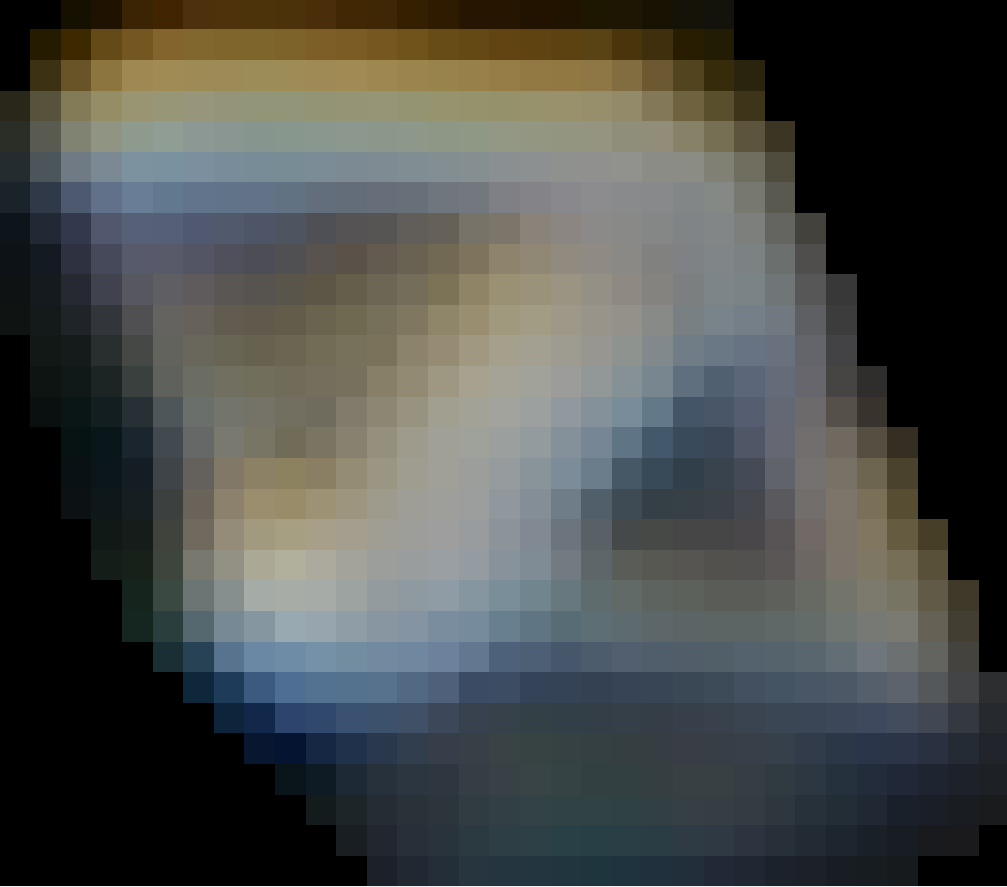
#> input picture color_detect/dst_2BIG.JPG, 1007 x 887 px, found by its file name
$ python color_detect_HSV.py
#> lines starting #> are read from the running program, lines starting #| are printed output that depends on the picture
import pandas as pd
import math
import cv2
import numpy as np
from matplotlib import pyplot as plt
import matplotlib.pyplot as plt


img = cv2.imread('D:/css/color_detect/dst_2BIG.jpg')
#> img is the input picture: shape (887, 1007, 3); mean B, G, R 73, 76, 73.5
img_bgr = img
img_b = img_bgr[..., 0]
img_g = img_bgr[..., 1]
img_r = img_bgr[..., 2]

img_r, img_g, img_b = img_r/255.0, img_g/255.0, img_b/255.0

[rows, cols] = img_r.shape
#> rows = 887; cols = 1007
mx = np.mat(np.zeros((rows,cols)))
mn = np.mat(np.zeros((rows,cols)))
df = np.mat(np.zeros((rows,cols)))
h = np.mat(np.zeros((rows,cols)))
s = np.mat(np.zeros((rows,cols)))
v = np.mat(np.zeros((rows,cols)))

for i in range(rows):
    for j in range(cols):
        mx[i,j] = max(img_r[i,j], img_g[i,j], img_b[i,j])
        mn[i,j] = min(img_r[i,j], img_g[i,j], img_b[i,j])
        df[i,j] = mx[i,j] - mn[i,j]
        if mx[i,j] == mn[i,j] :
            h[i,j]  = 0
        elif mx[i,j]  == img_r[i,j] and img_g[i,j] >= img_b[i,j]:
            h[i,j]  = (60 * ((img_g[i,j]-img_b[i,j])/df[i,j]) + 0) % 360
        elif mx[i,j]  == img_r[i,j] and img_g[i,j] < img_b[i,j]:
            h[i,j]  = (60 * ((img_g[i,j]-img_b[i,j])/df[i,j]) + 360) % 360
        elif mx[i,j] == img_g[i,j]:
            h[i,j] = (60 * ((img_b[i,j]-img_r[i,j])/df[i,j]) + 120) % 360
        elif mx[i,j] == img_b[i,j]:
            h[i,j] = (60 * ((img_r[i,j]-img_g[i,j])/df[i,j]) + 240) % 360
        if mx[i,j] == 0:
            s[i,j] = 0
        else:
            s[i,j] = df[i,j]/mx[i,j]
            v[i,j] = mx[i,j]
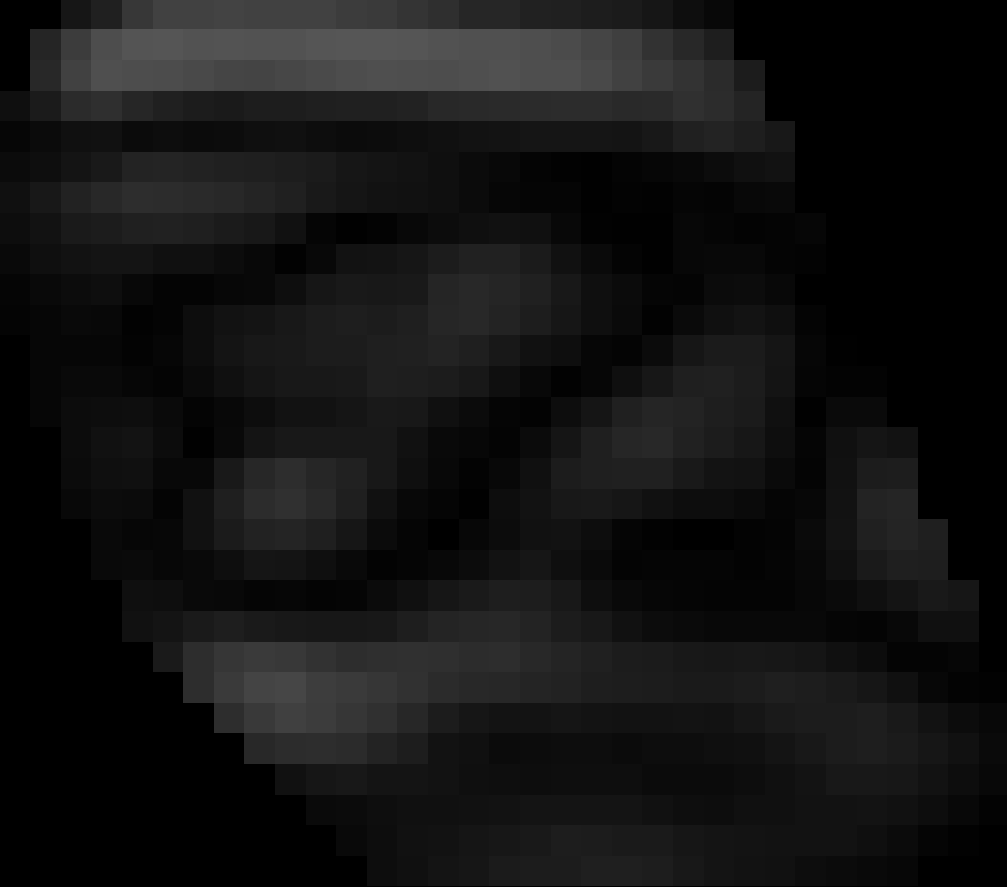
#> df: shape (887, 1007) float64; min 0, max 0.337, mean 0.0734
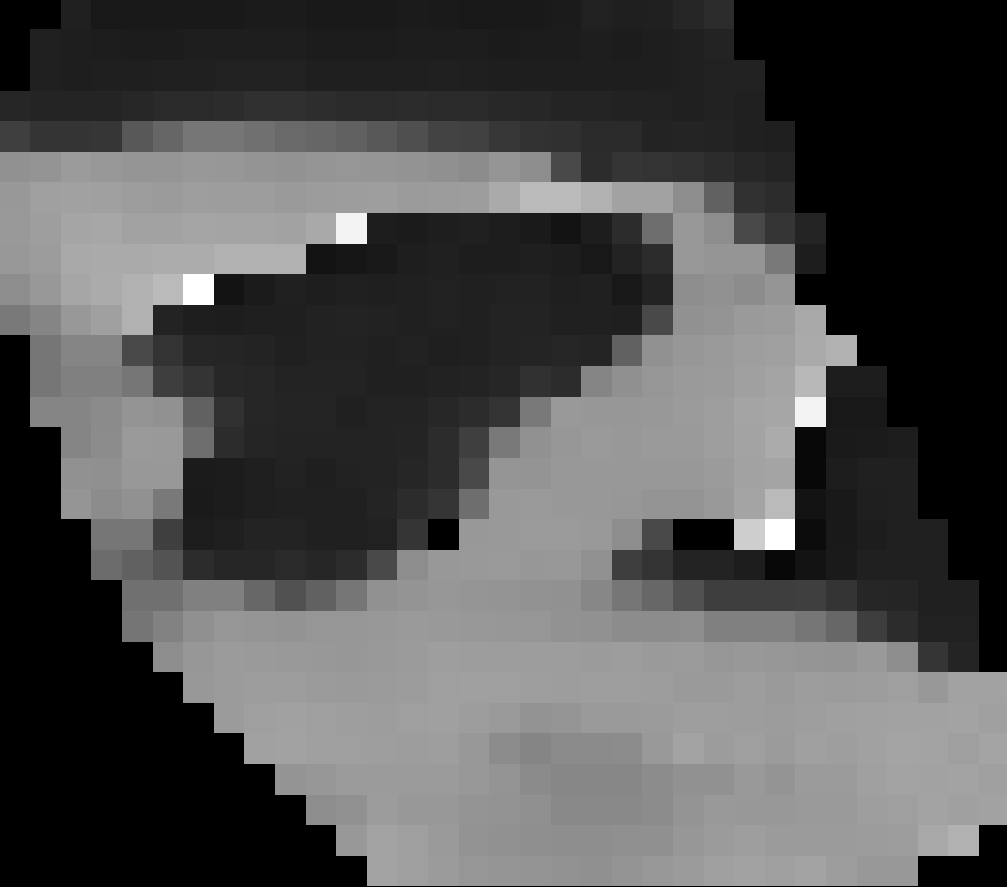
#> h: shape (887, 1007) float64; min 0, max 345, mean 109; drawn with min black and max white
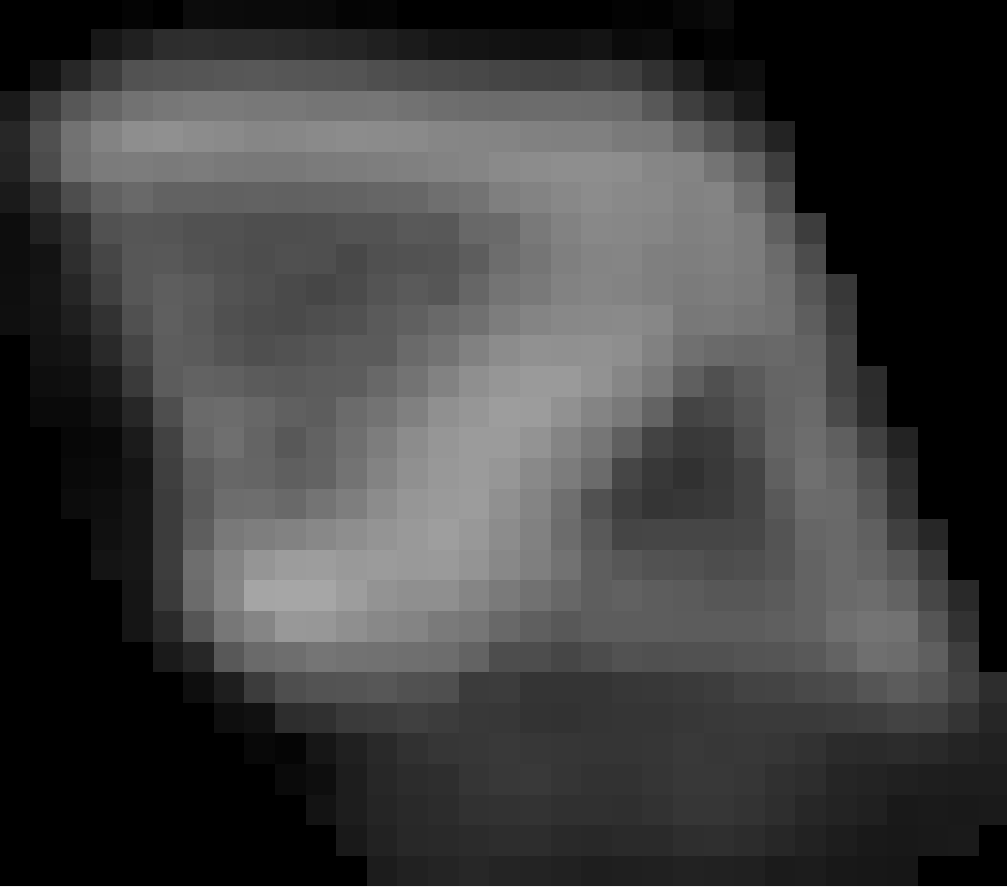
#> mn: shape (887, 1007) float64; min 0, max 0.941, mean 0.251
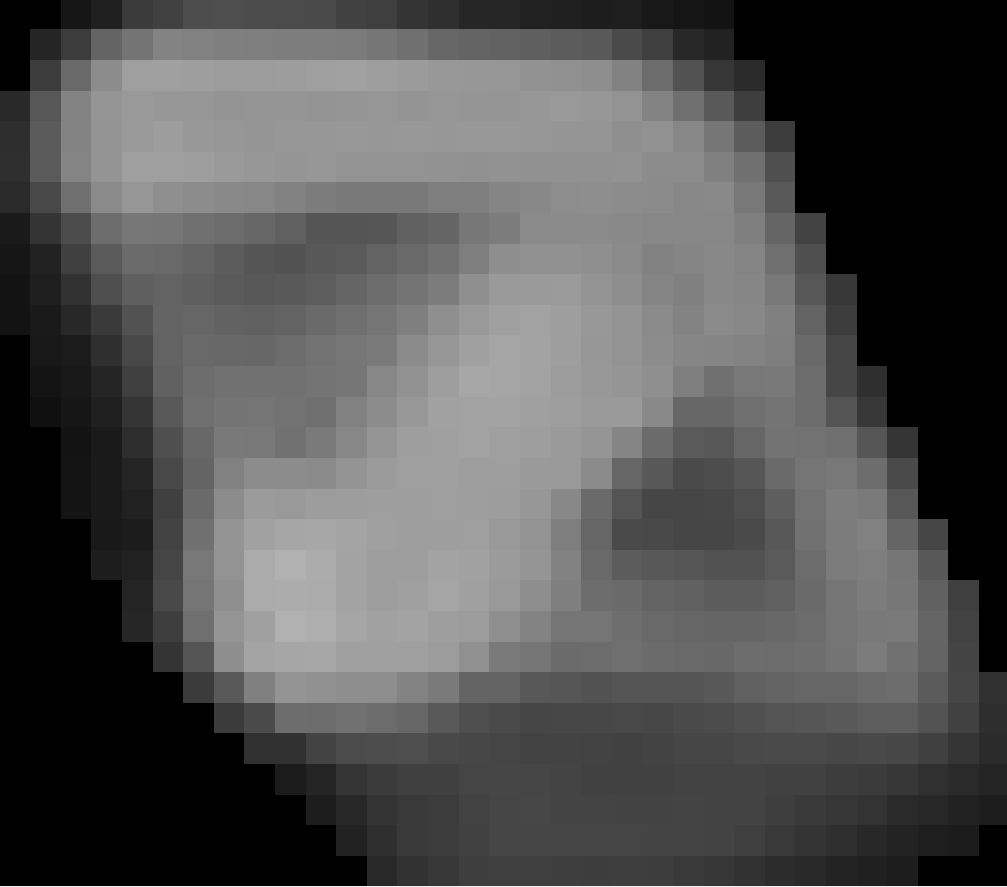
#> mx: shape (887, 1007) float64; min 0, max 0.941, mean 0.324
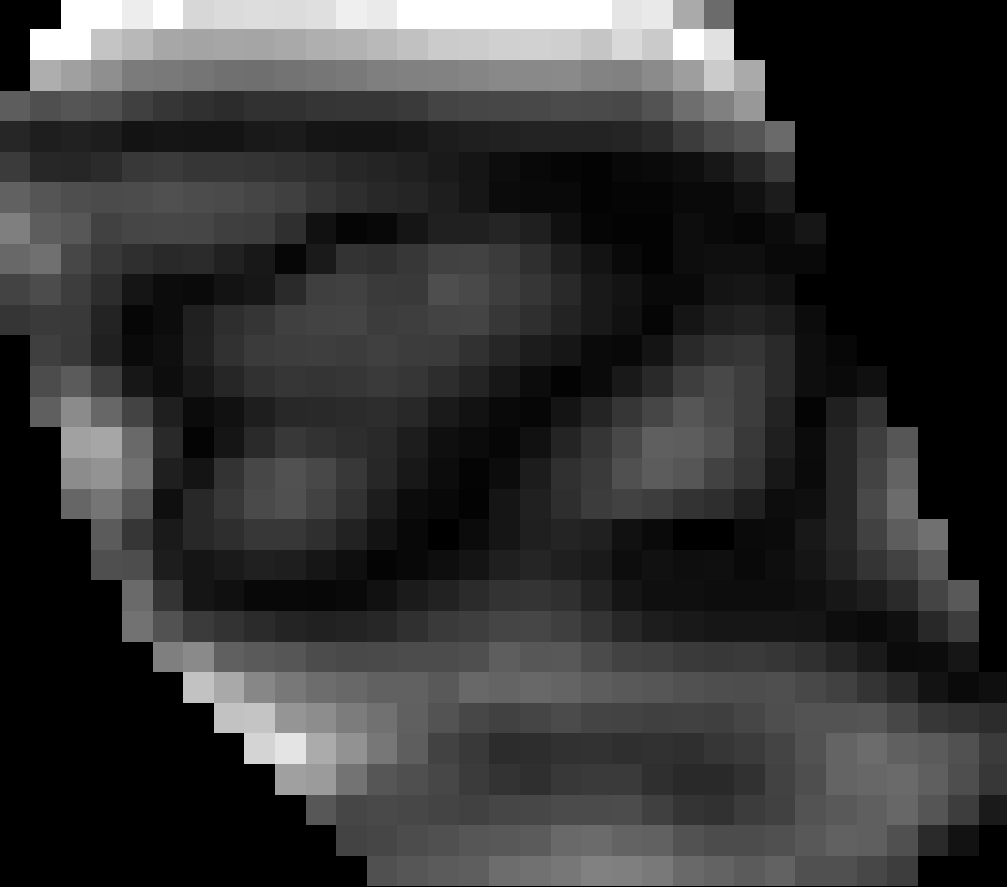
#> s: shape (887, 1007) float64; min 0, max 1, mean 0.205

def get_color_name(r, g, b):
    min_diff = 10000
    color_name = ''
    for i in range(len(csv_df)):
        d = abs(r - int(csv_df.loc[i, "R"])) + abs(g - int(csv_df.loc[i, "G"]))+ abs(b - int(csv_df.loc[i, "B"]))
        if d <= min_diff:
            min_diff = d
            color_name = csv_df.loc[i,"color_name"]
    return color_name


def click_info(event, x, y, flags, param):
    # 只处理双击事件
    if event == cv2.EVENT_LBUTTONDBLCLK:
        global H,S,V,b,g,r,xpos,ypos, clicked
        xpos = x
        ypos = y
        b, g, r = img[y, x]     # 获取b, g, r
        b = int(b)
        g = int(g)
        r = int(r)
        H = int(h[y,x])
        S = round(s[y,x],2)
        V = round(v[y,x],2)
        clicked = True


H = S = V = r = g = b = xpos = ypos = 0
clicked = False

index = ["color", "color_name", "hex", "R", "G", "B"]
csv_df = pd.read_csv('D:/css/color_detect/colors.csv', names=index, header=None)
#> (reads color_detect/colors.csv from the repository)

cv2.namedWindow('image')
cv2.setMouseCallback('image',  click_info)

while True:
    cv2.imshow("image", img)
    if clicked:
        # 绘制显示文字的区域
        cv2.rectangle(img, (20, 20), (750, 60), (b, g, r), -1)
        text = get_color_name(r, g, b) + ' H='+ str(H) +  ' S='+ str(S) + ' V='+ str(V)
        # 显示文字内容
        cv2.putText(img, text, (50, 50), 2, 0.8, (255, 255, 255), 2, cv2.LINE_AA)

        # 如果像素点的颜色太偏向于白色,就用黑色来显示文字
        if(r + g + b >= 600):
            cv2.putText(img, text, (50, 50), 2, 0.8, (0, 0, 0), 2, cv2.LINE_AA)

    clicked=False
    # 点击 esc键
    if cv2.waitKey(20) & 0xFF ==27:
#> (key Esc is pressed here)
        break

cv2.destroyAllWindows()
